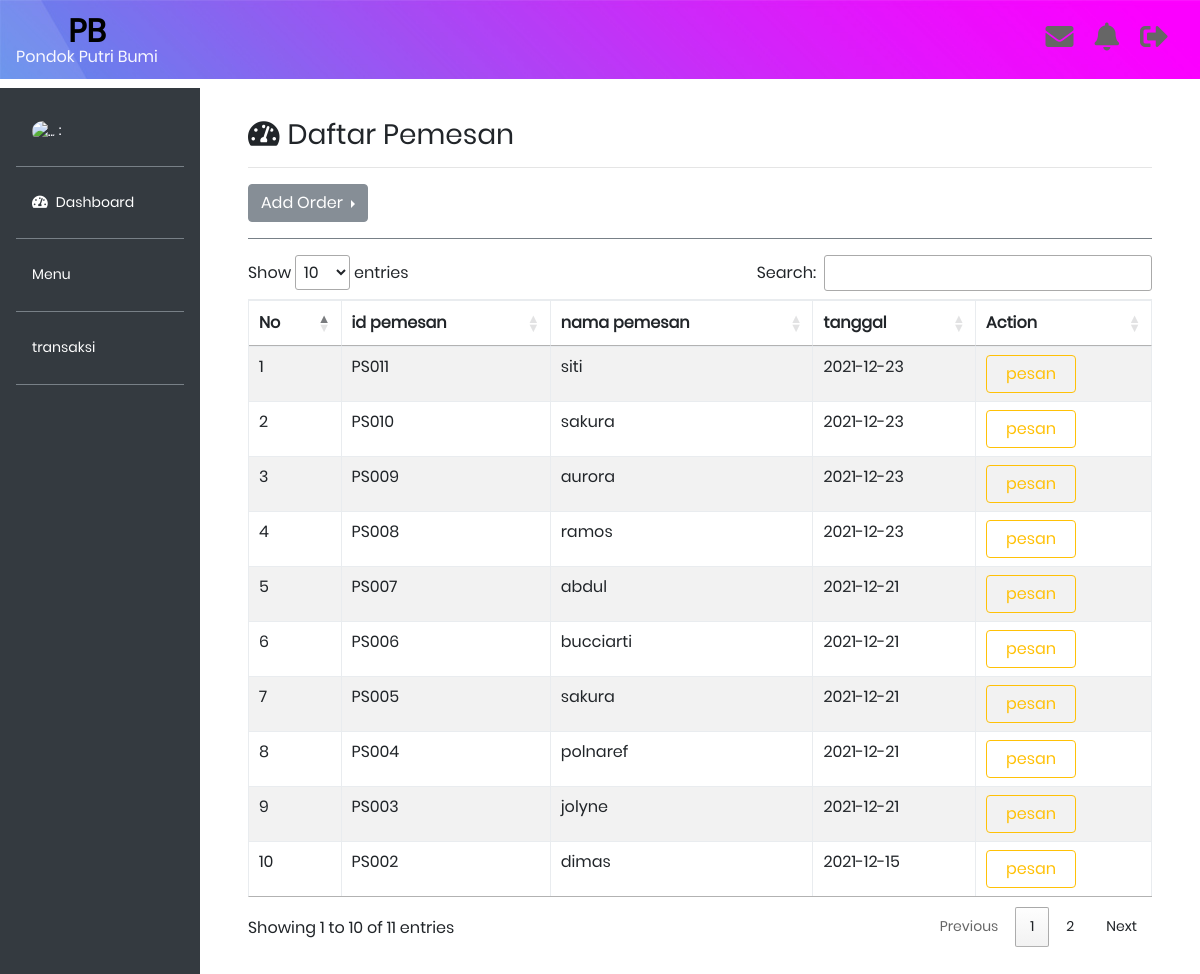
Page /tambahpesanan.php on the earlier database version.
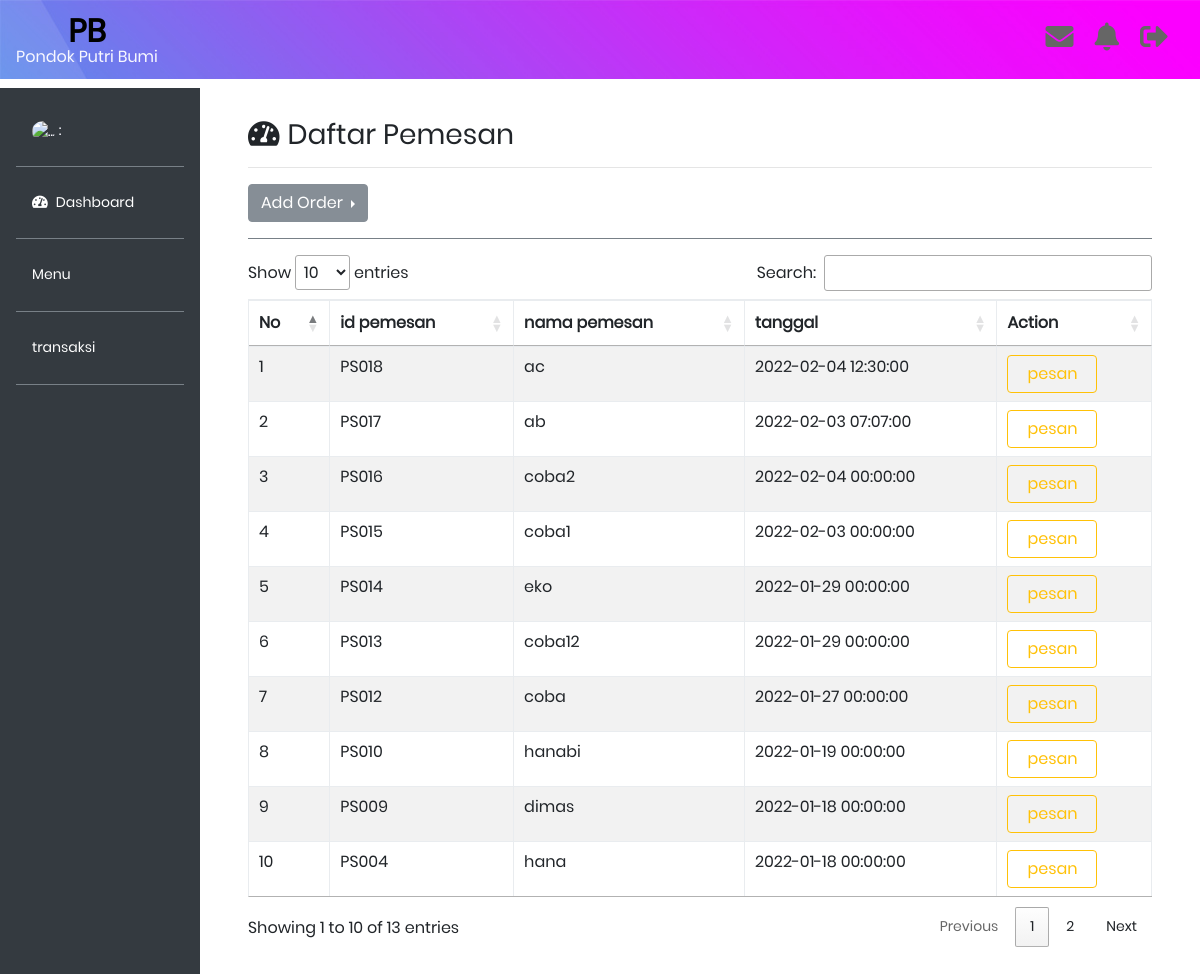
Same page on the later database version.
### tables this page shows
CREATE TABLE `pemesan` (
  `id_pemesan` varchar(250) NOT NULL,
  `nama_pemesan` varchar(250) NOT NULL,
  `tanggal_pesan` datetime DEFAULT NULL,
  `id_user` varchar(250) DEFAULT NULL,
  `status` varchar(250) DEFAULT NULL
);

### tambahpesanan.php (the view, shortened to what the changed rows need)
<?php
include 'database/koneksidb.php';
$query = "SELECT * FROM pemesan ORDER BY id_pemesan DESC";
$call = mysqli_query($conn, $query);
?>
<!doctype html>
<html lang="en">
<head>
  <link rel="stylesheet" href="https://maxcdn.bootstrapcdn.com/bootstrap/4.0.0/css/bootstrap.min.css">
  <link rel="stylesheet" type="text/css" href="admin.css">
  <link rel="stylesheet" type="text/css" href="fontawesome-free/css/all.min.css">
  <link rel="stylesheet" type="text/css" media="screen" href="https://cdnjs.cloudflare.com/ajax/libs/twitter-bootstrap/4.5.2/css/bootstrap.css">
  <link rel="stylesheet" type="text/css" href="https://cdn.datatables.net/1.11.3/css/dataTables.bootstrap4.min.css">
  <link rel="stylesheet" type="text/css" href="https://cdn.datatables.net/1.11.3/css/jquery.dataTables.min.css">
  <link rel="stylesheet" type="text/css" href="vendor/bootstrap/css/bootstrap.min.css">
  <link rel="stylesheet" type="text/css" href="fonts/font-awesome-4.7.0/css/font-awesome.min.css">
  <link rel="stylesheet" type="text/css" href="fonts/iconic/css/material-design-iconic-font.min.css">
  <link rel="stylesheet" type="text/css" href="vendor/animate/animate.css">
  <link rel="stylesheet" type="text/css" href="vendor/css-hamburgers/hamburgers.min.css">
  <link rel="stylesheet" type="text/css" href="vendor/animsition/css/animsition.min.css">
  <link rel="stylesheet" type="text/css" href="vendor/select2/select2.min.css">
  <link rel="stylesheet" type="text/css" href="vendor/daterangepicker/daterangepicker.css">
  <link rel="stylesheet" type="text/css" href="css/util.css">
  <link rel="stylesheet" type="text/css" href="css/main.css">
  <link rel="stylesheet" href="swalert2/sweetalert2.min.css">
  <link rel="stylesheet" href="swalert2/animate.min.css">
</head>
<body>
  <nav class="navbar navbar-expand-lg navbar-light bg-warning fixed-top" style="background-image: url('images/bg-01.jpg');">
    <a class="navbar-brand" href="#">
      <div class="txt1 text-center ">
        <h2 style="color: black;"><strong>PB</strong></h2>
      </div>
    </a>
  </nav>
  <div class="row no-gutters mt-5">
    <div class="col-md-10 p-5 pt-2">
      <h3><i class="fas fa-tachometer-alt mr-2"></i>Daftar Pemesan</h3>
      <hr>
      <div>
        <div class="btn-group dropright">
        </div>
      </div>
      <hr class="bg-secondary">
      <div>
        <table id="example" class="table table-striped table-bordered" style="width:100%">
          <thead>
            <tr>
              <th>No</th>
              <th>id pemesan</th>
              <th>nama pemesan</th>
              <th>tanggal</th>
              <th>Action</th>
            </tr>
          </thead>
          <tbody>
            <?php $i = 1; ?>
            <?php while ($tampil = mysqli_fetch_array($call)) { ?>
              <tr>
                <td><?php echo $i++; ?></td>
                <td><?php echo $tampil['id_pemesan']; ?></td>
                <td><?php echo $tampil['nama_pemesan']; ?> </td>
                <td><?php echo $tampil['tanggal_pesan']; ?> </td>
                <td>
                  <a href="pesanan.php?id=<?php echo $tampil['id_pemesan']; ?>" class="btn btn-outline-warning" style="width: 90px;">pesan</a>
                </td>
              </tr>
            <?php } ?>
          </tbody>
        </table>
      </div>
    </div>
  </div>
</body>
</html>

Differences in the rows shown:
removed pemesan: id_pemesan "PS011", nama_pemesan "siti", tanggal_pesan "2021-12-23"
removed pemesan: id_pemesan "PS008", nama_pemesan "ramos", tanggal_pesan "2021-12-23"
removed pemesan: id_pemesan "PS007", nama_pemesan "abdul", tanggal_pesan "2021-12-21"
removed pemesan: id_pemesan "PS006", nama_pemesan "bucciarti", tanggal_pesan "2021-12-21"
removed pemesan: id_pemesan "PS005", nama_pemesan "sakura", tanggal_pesan "2021-12-21"
no longer on this page (row edited): pemesan: id_pemesan "PS003", nama_pemesan "jolyne", tanggal_pesan "2021-12-21"
no longer on this page (row edited): pemesan: id_pemesan "PS002", nama_pemesan "dimas", tanggal_pesan "2021-12-15"
added pemesan: id_pemesan "PS018", nama_pemesan "ac", tanggal_pesan "2022-02-04 12:30:00"
added pemesan: id_pemesan "PS017", nama_pemesan "ab", tanggal_pesan "2022-02-03 07:07:00"
added pemesan: id_pemesan "PS016", nama_pemesan "coba2", tanggal_pesan "2022-02-04 00:00:00"
added pemesan: id_pemesan "PS015", nama_pemesan "coba1", tanggal_pesan "2022-02-03 00:00:00"
added pemesan: id_pemesan "PS014", nama_pemesan "eko", tanggal_pesan "2022-01-29 00:00:00"
added pemesan: id_pemesan "PS013", nama_pemesan "coba12", tanggal_pesan "2022-01-29 00:00:00"
added pemesan: id_pemesan "PS012", nama_pemesan "coba", tanggal_pesan "2022-01-27 00:00:00"
changed pemesan "PS010": nama_pemesan "sakura" → "hanabi"; tanggal_pesan "2021-12-23" → "2022-01-19 00:00:00"
changed pemesan "PS009": nama_pemesan "aurora" → "dimas"; tanggal_pesan "2021-12-23" → "2022-01-18 00:00:00"
changed pemesan "PS004": nama_pemesan "polnaref" → "hana"; tanggal_pesan "2021-12-21" → "2022-01-18 00:00:00"
Other differences:
text written by a page script: "Show entries Search: Showing 1 to 10 of 11 entries Previous 1 2 Next" → "Show entries Search: Showing 1 to 10 of 13 entries Previous 1 2 Next"
